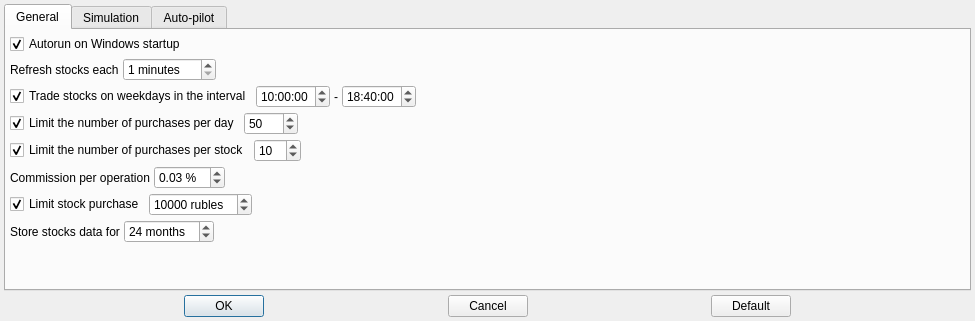
<?xml version="1.0" encoding="UTF-8"?>
<ui version="4.0">
 <class>SettingsDialog</class>
 <widget class="QDialog" name="SettingsDialog">
  <property name="geometry">
   <rect>
    <x>0</x>
    <y>0</y>
    <width>975</width>
    <height>321</height>
   </rect>
  </property>
  <property name="windowTitle">
   <string>Settings</string>
  </property>
  <layout class="QVBoxLayout" name="verticalLayout">
   <property name="spacing">
    <number>4</number>
   </property>
   <property name="leftMargin">
    <number>4</number>
   </property>
   <property name="topMargin">
    <number>4</number>
   </property>
   <property name="rightMargin">
    <number>4</number>
   </property>
   <property name="bottomMargin">
    <number>4</number>
   </property>
   <item>
    <widget class="QTabWidget" name="mainTabWidget">
     <property name="currentIndex">
      <number>0</number>
     </property>
     <widget class="QWidget" name="generalTab">
      <attribute name="title">
       <string>General</string>
      </attribute>
      <layout class="QVBoxLayout" name="verticalLayout_2">
       <property name="spacing">
        <number>4</number>
       </property>
       <property name="leftMargin">
        <number>4</number>
       </property>
       <property name="topMargin">
        <number>4</number>
       </property>
       <property name="rightMargin">
        <number>4</number>
       </property>
       <property name="bottomMargin">
        <number>4</number>
       </property>
       <item>
        <widget class="QCheckBox" name="autorunCheckBox">
         <property name="text">
          <string>Autorun on Windows startup</string>
         </property>
         <property name="checked">
          <bool>true</bool>
         </property>
        </widget>
       </item>
       <item>
        <layout class="QHBoxLayout" name="horizontalLayout_2">
         <property name="spacing">
          <number>4</number>
         </property>
         <item>
          <widget class="QLabel" name="label">
           <property name="text">
            <string>Refresh stocks each</string>
           </property>
          </widget>
         </item>
         <item>
          <widget class="QSpinBox" name="refreshTimeoutSpinBox">
           <property name="suffix">
            <string> minutes</string>
           </property>
           <property name="minimum">
            <number>1</number>
           </property>
           <property name="maximum">
            <number>300</number>
           </property>
          </widget>
         </item>
         <item>
          <spacer name="horizontalSpacer_4">
           <property name="orientation">
            <enum>Qt::Orientation::Horizontal</enum>
           </property>
           <property name="sizeHint" stdset="0">
            <size>
             <width>40</width>
             <height>20</height>
            </size>
           </property>
          </spacer>
         </item>
        </layout>
       </item>
       <item>
        <layout class="QHBoxLayout" name="horizontalLayout_3">
         <property name="spacing">
          <number>4</number>
         </property>
         <item>
          <widget class="QCheckBox" name="useScheduleCheckBox">
           <property name="text">
            <string>Trade stocks on weekdays in the interval</string>
           </property>
           <property name="checked">
            <bool>true</bool>
           </property>
          </widget>
         </item>
         <item>
          <widget class="QTimeEdit" name="scheduleStartTimeEdit">
           <property name="time">
            <time>
             <hour>10</hour>
             <minute>0</minute>
             <second>0</second>
            </time>
           </property>
          </widget>
         </item>
         <item>
          <widget class="QLabel" name="label_3">
           <property name="text">
            <string notr="true">-</string>
           </property>
          </widget>
         </item>
         <item>
          <widget class="QTimeEdit" name="scheduleEndTimeEdit">
           <property name="time">
            <time>
             <hour>18</hour>
             <minute>40</minute>
             <second>0</second>
            </time>
           </property>
          </widget>
         </item>
         <item>
          <spacer name="horizontalSpacer_5">
           <property name="orientation">
            <enum>Qt::Orientation::Horizontal</enum>
           </property>
           <property name="sizeHint" stdset="0">
            <size>
             <width>40</width>
             <height>20</height>
            </size>
           </property>
          </spacer>
         </item>
        </layout>
       </item>
       <item>
        <layout class="QHBoxLayout" name="horizontalLayout_4">
         <property name="spacing">
          <number>4</number>
         </property>
         <item>
          <widget class="QCheckBox" name="limitPurchasesPerDayCheckBox">
           <property name="text">
            <string>Limit the number of purchases per day</string>
           </property>
           <property name="checked">
            <bool>true</bool>
           </property>
          </widget>
         </item>
         <item>
          <widget class="QSpinBox" name="amountOfPurchasesPerDaySpinBox">
           <property name="minimum">
            <number>1</number>
           </property>
           <property name="maximum">
            <number>1000</number>
           </property>
           <property name="value">
            <number>50</number>
           </property>
          </widget>
         </item>
         <item>
          <spacer name="horizontalSpacer_7">
           <property name="orientation">
            <enum>Qt::Orientation::Horizontal</enum>
           </property>
           <property name="sizeHint" stdset="0">
            <size>
             <width>40</width>
             <height>20</height>
            </size>
           </property>
          </spacer>
         </item>
        </layout>
       </item>
       <item>
        <layout class="QHBoxLayout" name="horizontalLayout_5">
         <property name="spacing">
          <number>4</number>
         </property>
         <item>
          <widget class="QCheckBox" name="limitPurchasesPerStockCheckBox">
           <property name="text">
            <string>Limit the number of purchases per stock</string>
           </property>
           <property name="checked">
            <bool>true</bool>
           </property>
          </widget>
         </item>
         <item>
          <widget class="QSpinBox" name="amountOfPurchasesPerStockSpinBox">
           <property name="minimum">
            <number>1</number>
           </property>
           <property name="maximum">
            <number>100</number>
           </property>
           <property name="value">
            <number>10</number>
           </property>
          </widget>
         </item>
         <item>
          <spacer name="horizontalSpacer_8">
           <property name="orientation">
            <enum>Qt::Orientation::Horizontal</enum>
           </property>
           <property name="sizeHint" stdset="0">
            <size>
             <width>40</width>
             <height>20</height>
            </size>
           </property>
          </spacer>
         </item>
        </layout>
       </item>
       <item>
        <layout class="QHBoxLayout" name="horizontalLayout_6">
         <property name="spacing">
          <number>4</number>
         </property>
         <item>
          <widget class="QLabel" name="label_4">
           <property name="text">
            <string>Commission per operation</string>
           </property>
          </widget>
         </item>
         <item>
          <widget class="QDoubleSpinBox" name="commissionDoubleSpinBox">
           <property name="suffix">
            <string notr="true"> %</string>
           </property>
           <property name="singleStep">
            <double>0.010000000000000</double>
           </property>
           <property name="value">
            <double>0.030000000000000</double>
           </property>
          </widget>
         </item>
         <item>
          <spacer name="horizontalSpacer_9">
           <property name="orientation">
            <enum>Qt::Orientation::Horizontal</enum>
           </property>
           <property name="sizeHint" stdset="0">
            <size>
             <width>40</width>
             <height>20</height>
            </size>
           </property>
          </spacer>
         </item>
        </layout>
       </item>
       <item>
        <layout class="QHBoxLayout" name="horizontalLayout_7">
         <property name="spacing">
          <number>4</number>
         </property>
         <item>
          <widget class="QCheckBox" name="limitStockPurchaseCheckBox">
           <property name="text">
            <string>Limit stock purchase</string>
           </property>
           <property name="checked">
            <bool>true</bool>
           </property>
          </widget>
         </item>
         <item>
          <widget class="QSpinBox" name="amountOfStockPurchaseSpinBox">
           <property name="suffix">
            <string> rubles</string>
           </property>
           <property name="minimum">
            <number>1</number>
           </property>
           <property name="maximum">
            <number>1000000</number>
           </property>
           <property name="value">
            <number>10000</number>
           </property>
          </widget>
         </item>
         <item>
          <spacer name="horizontalSpacer_10">
           <property name="orientation">
            <enum>Qt::Orientation::Horizontal</enum>
           </property>
           <property name="sizeHint" stdset="0">
            <size>
             <width>40</width>
             <height>20</height>
            </size>
           </property>
          </spacer>
         </item>
        </layout>
       </item>
       <item>
        <layout class="QHBoxLayout" name="horizontalLayout_8">
         <property name="spacing">
          <number>4</number>
         </property>
         <item>
          <widget class="QLabel" name="label_2">
           <property name="text">
            <string>Store stocks data for</string>
           </property>
          </widget>
         </item>
         <item>
          <widget class="QSpinBox" name="storageMonthLimitSpinBox">
           <property name="suffix">
            <string> months</string>
           </property>
           <property name="minimum">
            <number>1</number>
           </property>
           <property name="maximum">
            <number>120</number>
           </property>
           <property name="value">
            <number>24</number>
           </property>
          </widget>
         </item>
         <item>
          <spacer name="horizontalSpacer_11">
           <property name="orientation">
            <enum>Qt::Orientation::Horizontal</enum>
           </property>
           <property name="sizeHint" stdset="0">
            <size>
             <width>40</width>
             <height>20</height>
            </size>
           </property>
          </spacer>
         </item>
        </layout>
       </item>
       <item>
        <spacer name="verticalSpacer">
         <property name="orientation">
          <enum>Qt::Orientation::Vertical</enum>
         </property>
         <property name="sizeHint" stdset="0">
          <size>
           <width>20</width>
           <height>40</height>
          </size>
         </property>
        </spacer>
       </item>
      </layout>
     </widget>
     <widget class="QWidget" name="simulationTab">
      <attribute name="title">
       <string>Simulation</string>
      </attribute>
      <layout class="QVBoxLayout" name="verticalLayout_3">
       <property name="spacing">
        <number>4</number>
       </property>
       <property name="leftMargin">
        <number>4</number>
       </property>
       <property name="topMargin">
        <number>4</number>
       </property>
       <property name="rightMargin">
        <number>4</number>
       </property>
       <property name="bottomMargin">
        <number>4</number>
       </property>
       <item>
        <widget class="QCheckBox" name="simulatorConfigCommonCheckBox">
         <property name="text">
          <string>Use the same config for Simulator and Auto-pilot</string>
         </property>
        </widget>
       </item>
       <item>
        <layout class="QVBoxLayout" name="layoutForSimulatorConfigWidget">
         <property name="spacing">
          <number>4</number>
         </property>
        </layout>
       </item>
      </layout>
     </widget>
     <widget class="QWidget" name="autoPilotTab">
      <attribute name="title">
       <string>Auto-pilot</string>
      </attribute>
      <layout class="QVBoxLayout" name="verticalLayout_4">
       <property name="spacing">
        <number>4</number>
       </property>
       <property name="leftMargin">
        <number>4</number>
       </property>
       <property name="topMargin">
        <number>4</number>
       </property>
       <property name="rightMargin">
        <number>4</number>
       </property>
       <property name="bottomMargin">
        <number>4</number>
       </property>
       <item>
        <widget class="QCheckBox" name="autoPilotConfigCommonCheckBox">
         <property name="text">
          <string>Use the same config for Simulator and Auto-pilot</string>
         </property>
        </widget>
       </item>
       <item>
        <layout class="QVBoxLayout" name="layoutForAutoPilotConfigWidget">
         <property name="spacing">
          <number>4</number>
         </property>
        </layout>
       </item>
      </layout>
     </widget>
    </widget>
   </item>
   <item>
    <layout class="QHBoxLayout" name="horizontalLayout">
     <property name="spacing">
      <number>4</number>
     </property>
     <item>
      <spacer name="horizontalSpacer">
       <property name="orientation">
        <enum>Qt::Orientation::Horizontal</enum>
       </property>
       <property name="sizeHint" stdset="0">
        <size>
         <width>40</width>
         <height>20</height>
        </size>
       </property>
      </spacer>
     </item>
     <item>
      <widget class="QPushButton" name="okButton">
       <property name="text">
        <string>OK</string>
       </property>
       <property name="default">
        <bool>true</bool>
       </property>
      </widget>
     </item>
     <item>
      <spacer name="horizontalSpacer_2">
       <property name="orientation">
        <enum>Qt::Orientation::Horizontal</enum>
       </property>
       <property name="sizeHint" stdset="0">
        <size>
         <width>40</width>
         <height>20</height>
        </size>
       </property>
      </spacer>
     </item>
     <item>
      <widget class="QPushButton" name="cancelButton">
       <property name="text">
        <string>Cancel</string>
       </property>
      </widget>
     </item>
     <item>
      <spacer name="horizontalSpacer_3">
       <property name="orientation">
        <enum>Qt::Orientation::Horizontal</enum>
       </property>
       <property name="sizeHint" stdset="0">
        <size>
         <width>40</width>
         <height>20</height>
        </size>
       </property>
      </spacer>
     </item>
     <item>
      <widget class="QPushButton" name="defaultButton">
       <property name="text">
        <string>Default</string>
       </property>
      </widget>
     </item>
     <item>
      <spacer name="horizontalSpacer_6">
       <property name="orientation">
        <enum>Qt::Orientation::Horizontal</enum>
       </property>
       <property name="sizeHint" stdset="0">
        <size>
         <width>40</width>
         <height>20</height>
        </size>
       </property>
      </spacer>
     </item>
    </layout>
   </item>
  </layout>
 </widget>
 <resources/>
 <connections/>
</ui>
